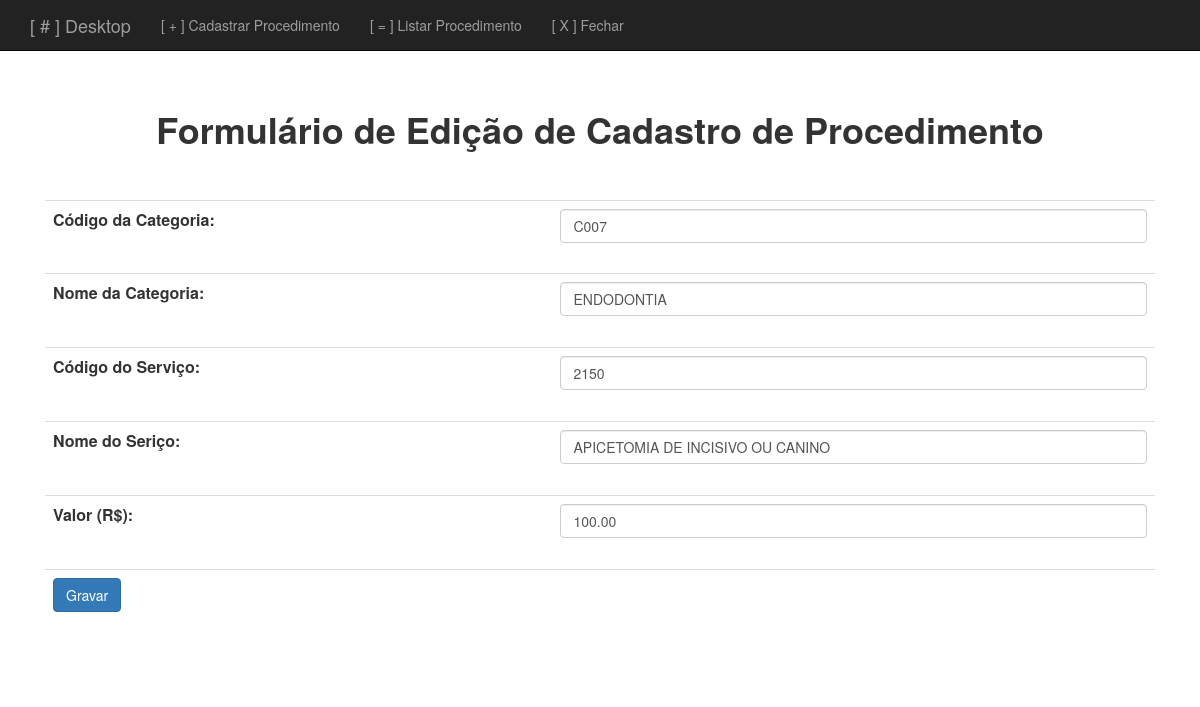
The page /form-update-procedimento.php?id=60 on the database its author committed.
### tables this page shows
CREATE TABLE PROCEDIMENTO
( ID INT AUTO_INCREMENT,
  CODCATEGORIA VARCHAR(05) NOT NULL, 
  NOMECATEGORIA TEXT NOT NULL,
  CODSERVICO INT NOT NULL,
  NOMESERVICO TEXT,
  VALOR NUMERIC(15,2) NOT NULL,
    PRIMARY KEY(ID));

### crud-procedimento.php (called while the page is built, shortened)
<?php
	function selectUpdateProcedimento($conexao, $id){
		$query = "SELECT * FROM PROCEDIMENTO WHERE ID = {$id}";
		$resultado = mysqli_query($conexao, $query);
		return mysqli_fetch_assoc($resultado);
	}
?>

### form-update-procedimento.php (the view, shortened to what this page needs)
<?php include("heard-procedimento.php");?>
<?php include("connection.php");?>
<?php include("crud-procedimento.php");
    $id = $_GET['id'];
    $procedimento = selectUpdateProcedimento($conexao, $id);
?>
  <h1><b>Formulário de Edição de Cadastro de Procedimento</h1><b><br><br>
    <form action="update-procedimento.php" method="post">
      <table class="table">
        <tr>
          <td><b>Código da Categoria: </td>
          <td> <input class="form-control" type="text" placeholder="EX.: C0123" name="codcategoria" value="<?=$procedimento['CODCATEGORIA']?>" autofocus/><br/></td>
        </tr>
        <tr>
          <td><b>Nome da Categoria: </td>
          <td> <input class="form-control" type="text" placeholder="EX.: EXAME CLÍNICO" name="nomecategoria" value="<?=$procedimento['NOMECATEGORIA']?>" /><br/></td>
        </tr>
        <tr>
          <td><b>Código do Serviço: </td>
          <td> <input class="form-control" type="text" placeholder="EX.: 2010" name="codservico" value="<?=$procedimento['CODSERVICO']?>"required pattern="[0-9]+$" /><br/></td>
        </tr>
        <tr>
          <td><b>Nome do Seriço: </td>
          <td> <input class="form-control" type="text" placeholder="EX.: CONSULTA INICIAL" name="nomeservico" value="<?=$procedimento['NOMESERVICO']?>"/><br/></td>
        </tr>
        <tr>
          <td><b>Valor (R$): </td>
            <td> <input class="form-control" type="text" placeholder="EX.: 150.99" name="valor" value="<?=$procedimento['VALOR']?>"/><br/></td>
        </tr>
		<tr>
		  <td><input class="btn btn-primary" type="submit" value="Gravar"/>
          </td>
          <td> </td>
		</tr>
      </table>
    </form>
<?php include("footer.php");?>

### css/loja.css (style rules this page uses)
body { padding-top: 50px; }

### rows shown on the page
procedimento: codcategoria "C007", nomecategoria "ENDODONTIA", codservico "2150", nomeservico "APICETOMIA DE INCISIVO OU CANINO", valor "100.00"
